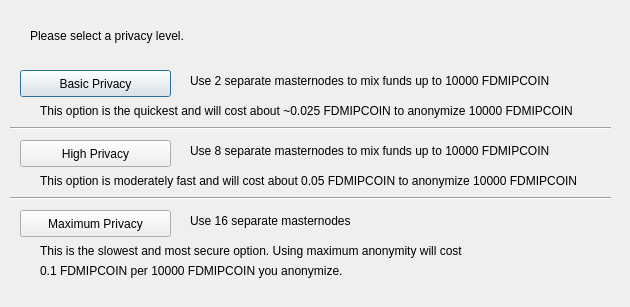
<?xml version="1.0" encoding="UTF-8"?>
<ui version="4.0">
 <class>ObfuscationConfig</class>
 <widget class="QDialog" name="ObfuscationConfig">
  <property name="geometry">
   <rect>
    <x>0</x>
    <y>0</y>
    <width>630</width>
    <height>307</height>
   </rect>
  </property>
  <property name="windowTitle">
   <string>Configure Obfuscation</string>
  </property>
  <widget class="QPushButton" name="buttonBasic">
   <property name="geometry">
    <rect>
     <x>20</x>
     <y>70</y>
     <width>151</width>
     <height>27</height>
    </rect>
   </property>
   <property name="text">
    <string>Basic Privacy</string>
   </property>
  </widget>
  <widget class="QPushButton" name="buttonHigh">
   <property name="geometry">
    <rect>
     <x>20</x>
     <y>140</y>
     <width>151</width>
     <height>27</height>
    </rect>
   </property>
   <property name="text">
    <string>High Privacy</string>
   </property>
  </widget>
  <widget class="QPushButton" name="buttonMax">
   <property name="geometry">
    <rect>
     <x>20</x>
     <y>210</y>
     <width>151</width>
     <height>27</height>
    </rect>
   </property>
   <property name="text">
    <string>Maximum Privacy</string>
   </property>
  </widget>
  <widget class="QLabel" name="label">
   <property name="geometry">
    <rect>
     <x>30</x>
     <y>20</y>
     <width>571</width>
     <height>31</height>
    </rect>
   </property>
   <property name="text">
    <string>Please select a privacy level.</string>
   </property>
  </widget>
  <widget class="QLabel" name="label_2">
   <property name="geometry">
    <rect>
     <x>190</x>
     <y>70</y>
     <width>421</width>
     <height>21</height>
    </rect>
   </property>
   <property name="text">
    <string>Use 2 separate masternodes to mix funds up to 10000 FDMIPCOIN</string>
   </property>
  </widget>
  <widget class="QLabel" name="label_3">
   <property name="geometry">
    <rect>
     <x>190</x>
     <y>140</y>
     <width>411</width>
     <height>21</height>
    </rect>
   </property>
   <property name="text">
    <string>Use 8 separate masternodes to mix funds up to 10000 FDMIPCOIN</string>
   </property>
  </widget>
  <widget class="QLabel" name="label_4">
   <property name="geometry">
    <rect>
     <x>190</x>
     <y>210</y>
     <width>421</width>
     <height>21</height>
    </rect>
   </property>
   <property name="text">
    <string>Use 16 separate masternodes</string>
   </property>
  </widget>
  <widget class="QLabel" name="label_6">
   <property name="geometry">
    <rect>
     <x>40</x>
     <y>100</y>
     <width>561</width>
     <height>21</height>
    </rect>
   </property>
   <property name="text">
    <string>This option is the quickest and will cost about ~0.025 FDMIPCOIN to anonymize 10000 FDMIPCOIN</string>
   </property>
  </widget>
  <widget class="QLabel" name="label_7">
   <property name="geometry">
    <rect>
     <x>40</x>
     <y>170</y>
     <width>561</width>
     <height>21</height>
    </rect>
   </property>
   <property name="text">
    <string>This option is moderately fast and will cost about 0.05 FDMIPCOIN to anonymize 10000 FDMIPCOIN</string>
   </property>
  </widget>
  <widget class="QLabel" name="label_8">
   <property name="geometry">
    <rect>
     <x>40</x>
     <y>240</y>
     <width>561</width>
     <height>21</height>
    </rect>
   </property>
   <property name="text">
    <string>This is the slowest and most secure option. Using maximum anonymity will cost</string>
   </property>
  </widget>
  <widget class="QLabel" name="label_9">
   <property name="geometry">
    <rect>
     <x>40</x>
     <y>260</y>
     <width>561</width>
     <height>21</height>
    </rect>
   </property>
   <property name="text">
    <string>0.1 FDMIPCOIN per 10000 FDMIPCOIN you anonymize.</string>
   </property>
  </widget>
  <widget class="Line" name="line">
   <property name="geometry">
    <rect>
     <x>10</x>
     <y>120</y>
     <width>601</width>
     <height>16</height>
    </rect>
   </property>
   <property name="orientation">
    <enum>Qt::Horizontal</enum>
   </property>
  </widget>
  <widget class="Line" name="line_2">
   <property name="geometry">
    <rect>
     <x>10</x>
     <y>190</y>
     <width>601</width>
     <height>16</height>
    </rect>
   </property>
   <property name="orientation">
    <enum>Qt::Horizontal</enum>
   </property>
  </widget>
 </widget>
 <resources/>
 <connections/>
</ui>
